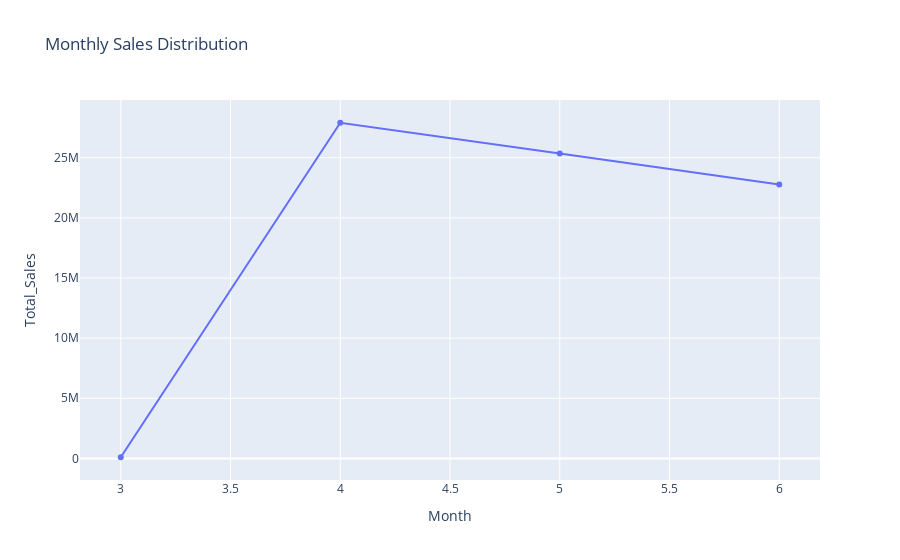

The code cell stored with this chart in its notebook:
### Markdown cell above
### 4. Which month or time of the year register the highest sales?

### Code cell
month_sales = data_copy.groupby('Month')['Total_Sales'].sum().reset_index()

fig = px.line(month_sales, x='Month', y='Total_Sales', title='Monthly Sales Distribution', markers=True)
fig.show()

### Figure 1 — Plotly figure (JSON) as saved in the notebook; plotly's stock layout.template omitted (floating-point values rounded to 4 significant figures)
{"data": [{"hovertemplate": "Month=%{x}<br>Total_Sales=%{y}<extra></extra>", "legendgroup": "", "line": {"color": "#636efa", "dash": "solid"}, "marker": {"symbol": "circle"}, "mode": "markers+lines", "name": "", "orientation": "v", "showlegend": false, "type": "scatter", "x": [3, 4, 5, 6], "xaxis": "x", "y": [98261, 27910000.0, 25350000.0, 22780000.0], "yaxis": "y"}], "layout": {"legend": {"tracegroupgap": 0}, "title": {"text": "Monthly Sales Distribution"}, "xaxis": {"anchor": "y", "domain": [0, 1], "title": {"text": "Month"}}, "yaxis": {"anchor": "x", "domain": [0, 1], "title": {"text": "Total_Sales"}}}}
